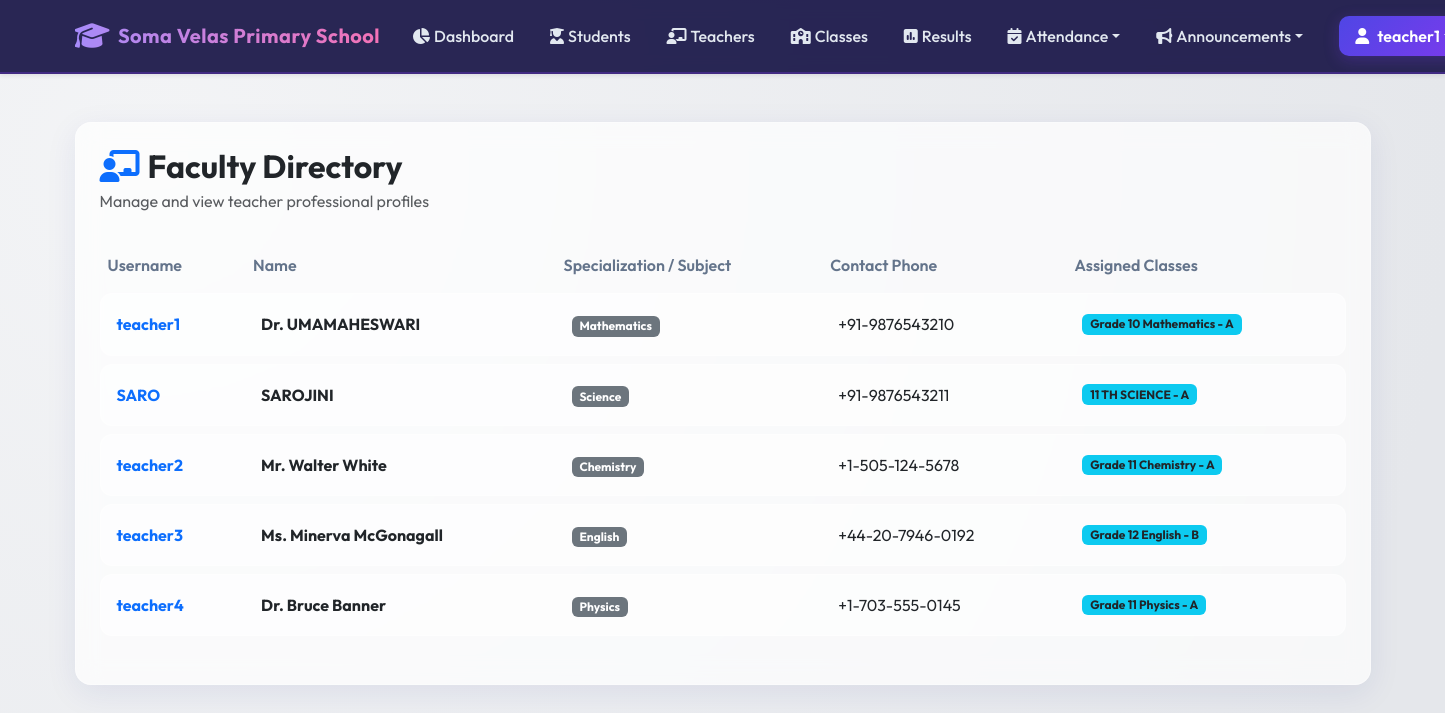
Page /academic/teachers (signed in) on the committed database.
### models.py (models this page shows, shortened)
class User(db.Model):
    __tablename__ = 'users'
    id = db.Column(db.Integer, primary_key=True)
    username = db.Column(db.String(100), unique=True, nullable=False)
    password_hash = db.Column(db.String(255), nullable=False)
    role_id = db.Column(db.Integer, db.ForeignKey('roles.id'), nullable=False)
    is_active = db.Column(db.Boolean, default=True, nullable=False)
    created_at = db.Column(db.DateTime, default=datetime.utcnow)
    teacher_profile = db.relationship('Teacher', backref='user', uselist=False, cascade="all, delete-orphan")
    student_profile = db.relationship('Student', backref='user', uselist=False, cascade="all, delete-orphan")
    def has_permission(self, perm_name):
        return any(p.name == perm_name for p in self.role.permissions)

class Teacher(db.Model):
    __tablename__ = 'teachers'
    id = db.Column(db.Integer, primary_key=True)
    user_id = db.Column(db.Integer, db.ForeignKey('users.id', ondelete='CASCADE'), unique=True, nullable=False)
    name = db.Column(db.String(100), nullable=False)
    subject = db.Column(db.String(100), nullable=False)
    phone = db.Column(db.String(20), nullable=False)
    classes = db.relationship('Class', backref='teacher', lazy=True)

class Class(db.Model):
    __tablename__ = 'classes'
    id = db.Column(db.Integer, primary_key=True)
    class_name = db.Column(db.String(100), nullable=False)
    section = db.Column(db.String(20), nullable=False)
    teacher_id = db.Column(db.Integer, db.ForeignKey('teachers.id', ondelete='SET NULL'), nullable=True)
    students = db.relationship('Student', backref='class_', lazy=True)
    announcements = db.relationship('Announcement', backref='class_', cascade="all, delete-orphan", lazy=True)
    attendance_records = db.relationship('Attendance', backref='class_', cascade="all, delete-orphan", lazy=True)
    def __repr__(self):
        return f"{self.class_name} - {self.section}"

### blueprints/academic.py (the view)
@academic_bp.route('/teachers')
@login_required
def teachers_list():
    if g.current_user.role.name not in ['Principal', 'Teacher']:
        flash("You are not authorized to view the teacher list.", "warning")
        return redirect(url_for('home'))
    teachers = Teacher.query.all()
    return render_template('academic/teacher_list.html', teachers=teachers)

### templates/academic/teacher_list.html (shortened to what this page needs)
{% extends "base.html" %}
{% block content %}
<div class="glass-panel p-4">
    <div class="d-flex justify-content-between align-items-center mb-4 flex-wrap">
        <div>
            <h2 class="fw-bold mb-1 text-dark"><i class="fa-solid fa-chalkboard-user me-2 text-primary"></i>Faculty Directory</h2>
            <p class="text-muted mb-0">Manage and view teacher professional profiles</p>
        </div>
    </div>
    <div class="table-responsive">
        <table class="table table-premium w-100">
            <thead>
                <tr>
                    <th>Username</th>
                    <th>Name</th>
                    <th>Specialization / Subject</th>
                    <th>Contact Phone</th>
                    <th>Assigned Classes</th>
                </tr>
            </thead>
            <tbody>
                {% if teachers %}
                    {% for teacher in teachers %}
                        <tr>
                            <td><strong class="text-primary">{{ teacher.user.username }}</strong></td>
                            <td><strong>{{ teacher.name }}</strong></td>
                            <td><span class="badge bg-secondary">{{ teacher.subject }}</span></td>
                            <td>{{ teacher.phone }}</td>
                            <td>
                                {% if teacher.classes %}
                                    {% for cls in teacher.classes %}
                                        <span class="badge bg-info text-dark mb-1">{{ cls }}</span>
                                    {% endfor %}
                                {% else %}
                                    <span class="badge bg-light text-muted">No classes assigned</span>
                                {% endif %}
                            </td>
                        </tr>
                    {% endfor %}
                {% endif %}
            </tbody>
        </table>
    </div>
</div>
{% endblock %}

### templates/base.html (shortened to what this page needs)
<!DOCTYPE html>
<html lang="en">
<head>
    <link href="https://cdn.jsdelivr.net/npm/bootstrap@5.3.0/dist/css/bootstrap.min.css" rel="stylesheet">
    <link href="https://cdnjs.cloudflare.com/ajax/libs/font-awesome/6.4.0/css/all.min.css" rel="stylesheet">
    <link href="{{ url_for('static', filename='css/portal.css') }}" rel="stylesheet">
</head>
<body>
    <nav class="navbar navbar-expand-lg navbar-dark navbar-premium py-3 mb-4 shadow-sm">
        <div class="container">
            <a class="navbar-brand d-flex align-items-center" href="{{ url_for('root') }}">
                <i class="fa-solid fa-graduation-cap me-2 fs-3"></i>
                <span>Soma Velas Primary School</span>
            </a>
            <div class="collapse navbar-collapse" id="navbarNav">
                <ul class="navbar-nav ms-auto align-items-center gap-1">
                    {% if current_user %}
                        <li class="nav-item">
                            <a class="nav-link nav-link-premium d-flex align-items-center" href="{{ url_for('home') }}">
                                <i class="fa-solid fa-chart-pie me-1"></i> Dashboard
                            </a>
                        </li>
                        {% if current_user.role.name in ['Principal', 'Teacher', 'Student Representative'] %}
                            <li class="nav-item">
                                <a class="nav-link nav-link-premium d-flex align-items-center" href="{{ url_for('academic.students_list') }}">
                                    <i class="fa-solid fa-user-graduate me-1"></i> Students
                                </a>
                            </li>
                        {% endif %}
                        {% if current_user.role.name in ['Principal', 'Teacher'] %}
                            <li class="nav-item">
                                <a class="nav-link nav-link-premium d-flex align-items-center" href="{{ url_for('academic.teachers_list') }}">
                                    <i class="fa-solid fa-chalkboard-user me-1"></i> Teachers
                                </a>
                            </li>
                        {% endif %}
                        <li class="nav-item">
                            <a class="nav-link nav-link-premium d-flex align-items-center" href="{{ url_for('academic.classes_list') }}">
                                <i class="fa-solid fa-school me-1"></i> Classes
                            </a>
                        </li>
                        <li class="nav-item">
                            <a class="nav-link nav-link-premium d-flex align-items-center" href="{{ url_for('academic.results_list') }}">
                                <i class="fa-solid fa-square-poll-vertical me-1"></i> Results
                            </a>
                        </li>
                        <li class="nav-item dropdown">
                            <a class="nav-link nav-link-premium dropdown-toggle d-flex align-items-center" href="#" id="navbarDropdown" role="button" data-bs-toggle="dropdown" aria-expanded="false">
                                <i class="fa-solid fa-calendar-check me-1"></i> Attendance
                            </a>
                        </li>
                        <li class="nav-item dropdown">
                            <a class="nav-link nav-link-premium dropdown-toggle d-flex align-items-center" href="#" id="navbarAnnouncementsDropdown" role="button" data-bs-toggle="dropdown" aria-expanded="false">
                                <i class="fa-solid fa-bullhorn me-1"></i> Announcements
                            </a>
                        </li>
                        <li class="nav-item ms-lg-3">
                            <div class="dropdown">
                                <a class="btn btn-premium px-3 py-2 d-flex align-items-center dropdown-toggle" href="#" role="button" id="userMenuLink" data-bs-toggle="dropdown" aria-expanded="false">
                                    <i class="fa-solid fa-user me-2"></i> {{ current_user.username }}
                                </a>
                            </div>
                        </li>
                    {% else %}
                        <li class="nav-item">
                            <a class="btn btn-premium px-4" href="{{ url_for('auth.login') }}">
                                <i class="fa-solid fa-right-to-bracket me-2"></i> Login
                            </a>
                        </li>
                    {% endif %}
                </ul>
            </div>
        </div>
    </nav>
    <div class="container my-5">
        <div class="row justify-content-center">
            <div class="col-12">
                {% block content %}{% endblock %}
            </div>
        </div>
    </div>
</body>
</html>

### static/css/portal.css (style rules this page uses)
:root { --primary-gradient: linear-gradient(135deg, #4f46e5 0%, #7c3aed 100%); --glass-bg: rgba(255, 255, 255, 0.7); --glass-border: rgba(255, 255, 255, 0.3); --dark-primary: #1e1b4b; --dark-secondary: #312e81; --accent: #f43f5e; --success: #10b981; --warning: #f59e0b; --info: #06b6d4; --text-main: #1e293b; --text-muted: #64748b; --bg-main: #f8fafc; }
body { font-family: 'Outfit', sans-serif; background: radial-gradient(circle at 10% 20%, rgba(243, 244, 246, 1) 0%, rgba(229, 231, 235, 1) 90%); min-height: 100vh; color: var(--text-main); overflow-x: hidden; }
.glass-panel { background: var(--glass-bg); backdrop-filter: blur(12px); -webkit-backdrop-filter: blur(12px); border: 1px solid var(--glass-border); border-radius: 16px; box-shadow: 0 8px 32px 0 rgba(31, 38, 135, 0.08); transition: all 0.3s cubic-bezier(0.4, 0, 0.2, 1); }
.navbar-premium { background: rgba(30, 27, 75, 0.95) !important; backdrop-filter: blur(8px); border-bottom: 2px solid rgba(124, 58, 237, 0.3); }
.navbar-brand { font-weight: 700; letter-spacing: 0.5px; background: linear-gradient(to right, #a78bfa, #f472b6); -webkit-background-clip: text; -webkit-text-fill-color: transparent; }
.nav-link-premium { color: #e2e8f0 !important; font-weight: 500; padding: 0.5rem 1rem !important; border-radius: 8px; transition: all 0.2s ease; }
.btn-premium { background: var(--primary-gradient); color: white !important; border: none; font-weight: 600; border-radius: 10px; padding: 0.6rem 1.5rem; box-shadow: 0 4px 15px rgba(124, 58, 237, 0.25); transition: all 0.2s ease; }
.table-premium { border-collapse: separate; border-spacing: 0 8px; }
.table-premium tr { border-radius: 12px; }
.table-premium th { background: transparent; border: none; font-weight: 600; color: var(--text-muted); }
.table-premium td { background: rgba(255, 255, 255, 0.55); border: none; border-top: 1px solid rgba(255, 255, 255, 0.4); border-bottom: 1px solid rgba(255, 255, 255, 0.4); padding: 1rem; vertical-align: middle; }
.table-premium td:first-child { border-left: 1px solid rgba(255, 255, 255, 0.4); border-top-left-radius: 12px; border-bottom-left-radius: 12px; }
.table-premium td:last-child { border-right: 1px solid rgba(255, 255, 255, 0.4); border-top-right-radius: 12px; border-bottom-right-radius: 12px; }

### rows in the picture
User: username "teacher1"
Teacher: user.username "teacher1", name "Dr. UMAMAHESWARI", subject "Mathematics", phone "+91-9876543210"
Class: class_name+section "Grade 10 Mathematics - A"
Teacher: user.username "SARO", name "SAROJINI", subject "Science", phone "+91-9876543211"
Class: class_name+section "11 TH SCIENCE - A"
Teacher: user.username "teacher2", name "Mr. Walter White", subject "Chemistry", phone "+1-505-124-5678"
Class: class_name+section "Grade 11 Chemistry - A"
Teacher: user.username "teacher3", name "Ms. Minerva McGonagall", subject "English", phone "+44-20-7946-0192"
Class: class_name+section "Grade 12 English - B"
Teacher: user.username "teacher4", name "Dr. Bruce Banner", subject "Physics", phone "+1-703-555-0145"
Class: class_name+section "Grade 11 Physics - A"
